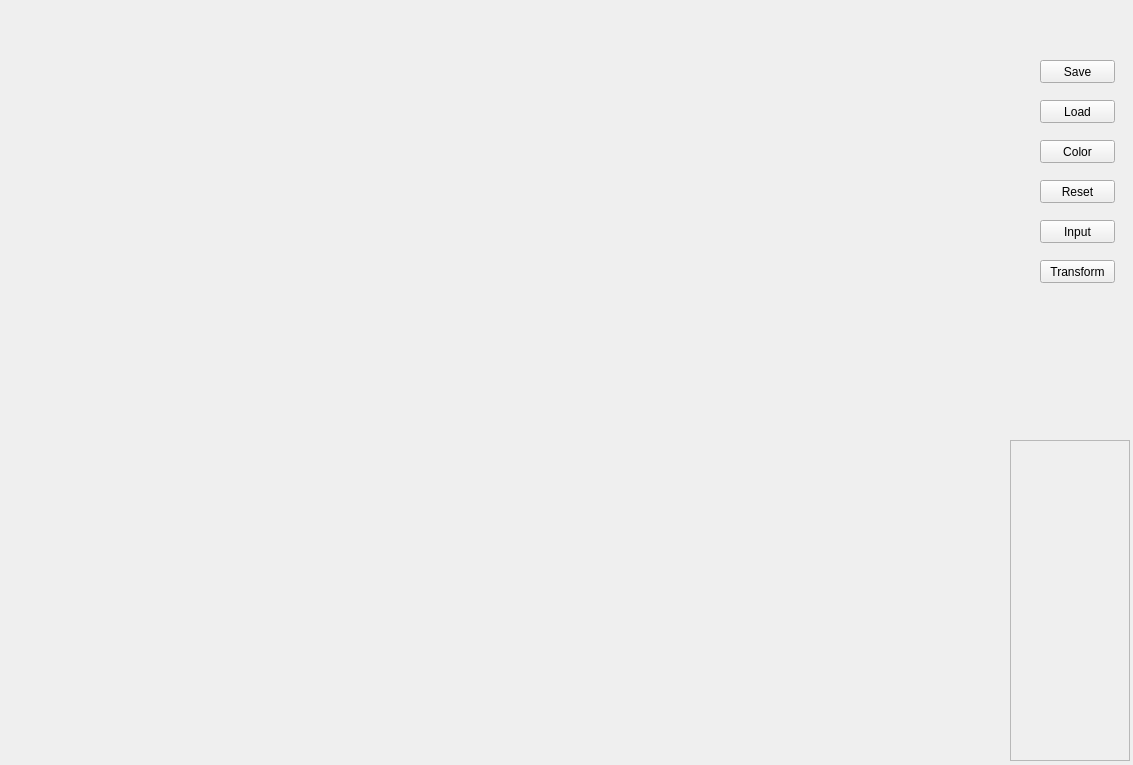
<?xml version="1.0" encoding="UTF-8"?>
<ui version="4.0">
 <class>Canvas</class>
 <widget class="QWidget" name="Canvas">
  <property name="geometry">
   <rect>
    <x>0</x>
    <y>0</y>
    <width>1133</width>
    <height>765</height>
   </rect>
  </property>
  <property name="windowTitle">
   <string>Form</string>
  </property>
  <widget class="QPushButton" name="Save">
   <property name="geometry">
    <rect>
     <x>1040</x>
     <y>60</y>
     <width>75</width>
     <height>23</height>
    </rect>
   </property>
   <property name="text">
    <string>Save</string>
   </property>
  </widget>
  <widget class="QPushButton" name="Load">
   <property name="geometry">
    <rect>
     <x>1040</x>
     <y>100</y>
     <width>75</width>
     <height>23</height>
    </rect>
   </property>
   <property name="text">
    <string>Load</string>
   </property>
  </widget>
  <widget class="QPushButton" name="Reset">
   <property name="geometry">
    <rect>
     <x>1040</x>
     <y>180</y>
     <width>75</width>
     <height>23</height>
    </rect>
   </property>
   <property name="text">
    <string>Reset</string>
   </property>
  </widget>
  <widget class="QPushButton" name="Color">
   <property name="geometry">
    <rect>
     <x>1040</x>
     <y>140</y>
     <width>75</width>
     <height>23</height>
    </rect>
   </property>
   <property name="text">
    <string>Color</string>
   </property>
  </widget>
  <widget class="QPushButton" name="Input">
   <property name="geometry">
    <rect>
     <x>1040</x>
     <y>220</y>
     <width>75</width>
     <height>23</height>
    </rect>
   </property>
   <property name="text">
    <string>Input</string>
   </property>
  </widget>
  <widget class="QPushButton" name="Transform">
   <property name="geometry">
    <rect>
     <x>1040</x>
     <y>260</y>
     <width>75</width>
     <height>23</height>
    </rect>
   </property>
   <property name="text">
    <string>Transform</string>
   </property>
  </widget>
  <widget class="QFrame" name="frame">
   <property name="geometry">
    <rect>
     <x>1010</x>
     <y>440</y>
     <width>120</width>
     <height>321</height>
    </rect>
   </property>
   <property name="frameShape">
    <enum>QFrame::StyledPanel</enum>
   </property>
   <property name="frameShadow">
    <enum>QFrame::Raised</enum>
   </property>
  </widget>
 </widget>
 <resources/>
 <connections/>
</ui>
